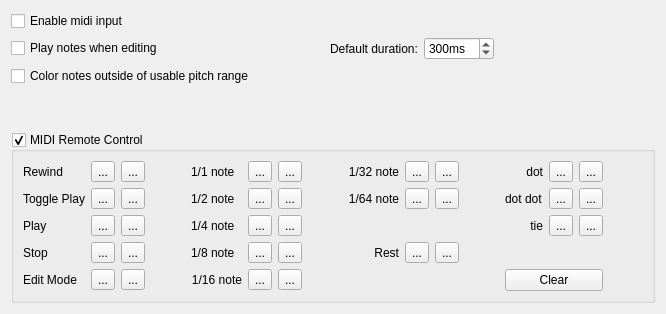
     <widget class="QWidget" name="tab4">
      <property name="accessibleName">
       <string/>
      </property>
      <attribute name="title">
       <string>Note Entry</string>
      </attribute>
      <layout class="QVBoxLayout" name="verticalLayout_2">
       <item>
        <widget class="QCheckBox" name="enableMidiInput">
         <property name="text">
          <string>Enable midi input</string>
         </property>
        </widget>
       </item>
       <item>
        <layout class="QHBoxLayout" name="horizontalLayout_4">
         <item>
          <widget class="QCheckBox" name="playNotes">
           <property name="text">
            <string>Play notes when editing</string>
           </property>
          </widget>
         </item>
         <item>
          <spacer name="horizontalSpacer_2">
           <property name="orientation">
            <enum>Qt::Horizontal</enum>
           </property>
           <property name="sizeHint" stdset="0">
            <size>
             <width>40</width>
             <height>20</height>
            </size>
           </property>
          </spacer>
         </item>
         <item>
          <widget class="QLabel" name="label_37">
           <property name="text">
            <string>Default duration:</string>
           </property>
          </widget>
         </item>
         <item>
          <widget class="QSpinBox" name="defaultPlayDuration">
           <property name="suffix">
            <string>ms</string>
           </property>
           <property name="minimum">
            <number>20</number>
           </property>
           <property name="maximum">
            <number>2000</number>
           </property>
           <property name="singleStep">
            <number>100</number>
           </property>
           <property name="value">
            <number>300</number>
           </property>
          </widget>
         </item>
         <item>
          <spacer name="horizontalSpacer_3">
           <property name="orientation">
            <enum>Qt::Horizontal</enum>
           </property>
           <property name="sizeHint" stdset="0">
            <size>
             <width>40</width>
             <height>20</height>
            </size>
           </property>
          </spacer>
         </item>
        </layout>
       </item>
       <item>
        <widget class="QCheckBox" name="warnPitchRange">
         <property name="text">
          <string>Color notes outside of usable pitch range</string>
         </property>
        </widget>
       </item>
       <item>
        <spacer>
         <property name="orientation">
          <enum>Qt::Vertical</enum>
         </property>
         <property name="sizeHint" stdset="0">
          <size>
           <width>20</width>
           <height>40</height>
          </size>
         </property>
        </spacer>
       </item>
       <item>
        <widget class="QGroupBox" name="rcGroup">
         <property name="toolTip">
          <string>enable midi remote control</string>
         </property>
         <property name="title">
          <string>MIDI Remote Control</string>
         </property>
         <property name="flat">
          <bool>true</bool>
         </property>
         <property name="checkable">
          <bool>true</bool>
         </property>
         <layout class="QGridLayout">
          <property name="margin">
           <number>9</number>
          </property>
          <property name="spacing">
           <number>6</number>
          </property>
          <item row="0" column="0">
           <widget class="QLabel" name="label_15">
            <property name="text">
             <string>Rewind</string>
            </property>
           </widget>
          </item>
          <item row="0" column="1">
           <widget class="GreendotButton" name="rewindActive">
            <property name="toolTip">
             <string>is active</string>
            </property>
            <property name="text">
             <string>...</string>
            </property>
           </widget>
          </item>
          <item row="0" column="2">
           <widget class="RecordButton" name="recordRewind">
            <property name="toolTip">
             <string>record</string>
            </property>
            <property name="text">
             <string>...</string>
            </property>
           </widget>
          </item>
          <item row="1" column="0">
           <widget class="QLabel" name="label_20">
            <property name="text">
             <string>Toggle Play</string>
            </property>
            <property name="alignment">
             <set>Qt::AlignRight|Qt::AlignTrailing|Qt::AlignVCenter</set>
            </property>
           </widget>
          </item>
          <item row="1" column="1">
           <widget class="GreendotButton" name="togglePlayActive">
            <property name="toolTip">
             <string>is active</string>
            </property>
            <property name="text">
             <string>...</string>
            </property>
           </widget>
          </item>
          <item row="1" column="2">
           <widget class="RecordButton" name="recordTogglePlay">
            <property name="toolTip">
             <string>record</string>
            </property>
            <property name="text">
             <string>...</string>
            </property>
           </widget>
          </item>
          <item row="0" column="15">
           <spacer name="horizontalSpacer_10">
            <property name="orientation">
             <enum>Qt::Horizontal</enum>
            </property>
            <property name="sizeHint" stdset="0">
             <size>
              <width>40</width>
              <height>20</height>
             </size>
            </property>
           </spacer>
          </item>
          <item row="0" column="4">
           <widget class="QLabel" name="label_14">
            <property name="text">
             <string>1/1 note</string>
            </property>
           </widget>
          </item>
          <item row="1" column="4">
           <widget class="QLabel" name="label_16">
            <property name="text">
             <string>1/2 note</string>
            </property>
           </widget>
          </item>
          <item row="0" column="5">
           <widget class="GreendotButton" name="rca2">
            <property name="text">
             <string>...</string>
            </property>
           </widget>
          </item>
          <item row="1" column="5">
           <widget class="GreendotButton" name="rca3">
            <property name="text">
             <string>...</string>
            </property>
           </widget>
          </item>
          <item row="0" column="6">
           <widget class="RecordButton" name="rcr2">
            <property name="text">
             <string>...</string>
            </property>
           </widget>
          </item>
          <item row="1" column="6">
           <widget class="RecordButton" name="rcr3">
            <property name="text">
             <string>...</string>
            </property>
           </widget>
          </item>
          <item row="2" column="4">
           <widget class="QLabel" name="label_39">
            <property name="text">
             <string>1/4 note</string>
            </property>
           </widget>
          </item>
          <item row="3" column="4">
           <widget class="QLabel" name="label_40">
            <property name="text">
             <string>1/8 note</string>
            </property>
           </widget>
          </item>
          <item row="3" column="8">
           <widget class="QLabel" name="label_44">
            <property name="text">
             <string>Rest</string>
            </property>
            <property name="alignment">
             <set>Qt::AlignRight|Qt::AlignTrailing|Qt::AlignVCenter</set>
            </property>
           </widget>
          </item>
          <item row="3" column="9">
           <widget class="GreendotButton" name="rca9">
            <property name="text">
             <string>...</string>
            </property>
           </widget>
          </item>
          <item row="2" column="5">
           <widget class="GreendotButton" name="rca4">
            <property name="text">
             <string>...</string>
            </property>
           </widget>
          </item>
          <item row="2" column="6">
           <widget class="RecordButton" name="rcr4">
            <property name="text">
             <string>...</string>
            </property>
           </widget>
          </item>
          <item row="3" column="5">
           <widget class="GreendotButton" name="rca5">
            <property name="text">
             <string>...</string>
            </property>
           </widget>
          </item>
          <item row="3" column="6">
           <widget class="RecordButton" name="rcr5">
            <property name="text">
             <string>...</string>
            </property>
           </widget>
          </item>
          <item row="0" column="12">
           <widget class="QLabel" name="label_45">
            <property name="text">
             <string>dot</string>
            </property>
            <property name="alignment">
             <set>Qt::AlignRight|Qt::AlignTrailing|Qt::AlignVCenter</set>
            </property>
           </widget>
          </item>
          <item row="1" column="12">
           <widget class="QLabel" name="label_46">
            <property name="text">
             <string>dot dot</string>
            </property>
           </widget>
          </item>
          <item row="2" column="12">
           <widget class="QLabel" name="label_47">
            <property name="text">
             <string>tie</string>
            </property>
            <property name="alignment">
             <set>Qt::AlignRight|Qt::AlignTrailing|Qt::AlignVCenter</set>
            </property>
           </widget>
          </item>
          <item row="0" column="13">
           <widget class="GreendotButton" name="rca10">
            <property name="text">
             <string>...</string>
            </property>
           </widget>
          </item>
          <item row="0" column="14">
           <widget class="RecordButton" name="rcr10">
            <property name="text">
             <string>...</string>
            </property>
           </widget>
          </item>
          <item row="1" column="13">
           <widget class="GreendotButton" name="rca11">
            <property name="text">
             <string>...</string>
            </property>
           </widget>
          </item>
          <item row="1" column="14">
           <widget class="RecordButton" name="rcr11">
            <property name="text">
             <string>...</string>
            </property>
           </widget>
          </item>
          <item row="2" column="13">
           <widget class="GreendotButton" name="rca12">
            <property name="text">
             <string>...</string>
            </property>
           </widget>
          </item>
          <item row="2" column="14">
           <widget class="RecordButton" name="rcr12">
            <property name="text">
             <string>...</string>
            </property>
           </widget>
          </item>
          <item row="3" column="10">
           <widget class="RecordButton" name="rcr9">
            <property name="text">
             <string>...</string>
            </property>
           </widget>
          </item>
          <item row="0" column="3">
           <spacer name="horizontalSpacer_11">
            <property name="orientation">
             <enum>Qt::Horizontal</enum>
            </property>
            <property name="sizeHint" stdset="0">
             <size>
              <width>40</width>
              <height>20</height>
             </size>
            </property>
           </spacer>
          </item>
          <item row="0" column="7">
           <spacer name="horizontalSpacer_12">
            <property name="orientation">
             <enum>Qt::Horizontal</enum>
            </property>
            <property name="sizeHint" stdset="0">
             <size>
              <width>40</width>
              <height>20</height>
             </size>
            </property>
           </spacer>
          </item>
          <item row="0" column="11">
           <spacer name="horizontalSpacer_13">
            <property name="orientation">
             <enum>Qt::Horizontal</enum>
            </property>
            <property name="sizeHint" stdset="0">
             <size>
              <width>40</width>
              <height>20</height>
             </size>
            </property>
           </spacer>
          </item>
          <item row="2" column="0">
           <widget class="QLabel" name="label_50">
            <property name="text">
             <string>Play</string>
            </property>
           </widget>
          </item>
          <item row="3" column="0">
           <widget class="QLabel" name="label_51">
            <property name="text">
             <string>Stop</string>
            </property>
           </widget>
          </item>
          <item row="2" column="1">
           <widget class="GreendotButton" name="playActive">
            <property name="toolTip">
             <string>is active</string>
            </property>
            <property name="text">
             <string>...</string>
            </property>
           </widget>
          </item>
          <item row="3" column="1">
           <widget class="GreendotButton" name="stopActive">
            <property name="toolTip">
             <string>is active</string>
            </property>
            <property name="text">
             <string>...</string>
            </property>
           </widget>
          </item>
          <item row="2" column="2">
           <widget class="RecordButton" name="recordPlay">
            <property name="toolTip">
             <string>record</string>
            </property>
            <property name="text">
             <string>...</string>
            </property>
           </widget>
          </item>
          <item row="3" column="2">
           <widget class="RecordButton" name="recordStop">
            <property name="toolTip">
             <string>record</string>
            </property>
            <property name="text">
             <string>...</string>
            </property>
           </widget>
          </item>
          <item row="4" column="0">
           <widget class="QLabel" name="label_52">
            <property name="text">
             <string>Edit Mode</string>
            </property>
           </widget>
          </item>
          <item row="4" column="1">
           <widget class="GreendotButton" name="editModeActive">
            <property name="toolTip">
             <string>is active</string>
            </property>
            <property name="text">
             <string>...</string>
            </property>
           </widget>
          </item>
          <item row="4" column="2">
           <widget class="RecordButton" name="recordEditMode">
            <property name="toolTip">
             <string>record</string>
            </property>
            <property name="text">
             <string>...</string>
            </property>
           </widget>
          </item>
          <item row="4" column="4">
           <widget class="QLabel" name="label_41">
            <property name="text">
             <string>1/16 note</string>
            </property>
            <property name="alignment">
             <set>Qt::AlignRight|Qt::AlignTrailing|Qt::AlignVCenter</set>
            </property>
           </widget>
          </item>
          <item row="4" column="5">
           <widget class="GreendotButton" name="rca6">
            <property name="text">
             <string>...</string>
            </property>
           </widget>
          </item>
          <item row="4" column="6">
           <widget class="RecordButton" name="rcr6">
            <property name="text">
             <string>...</string>
            </property>
           </widget>
          </item>
          <item row="0" column="9">
           <widget class="GreendotButton" name="rca7">
            <property name="text">
             <string>...</string>
            </property>
           </widget>
          </item>
          <item row="0" column="10">
           <widget class="RecordButton" name="rcr7">
            <property name="text">
             <string>...</string>
            </property>
           </widget>
          </item>
          <item row="0" column="8">
           <widget class="QLabel" name="label_42">
            <property name="text">
             <string>1/32 note</string>
            </property>
            <property name="alignment">
             <set>Qt::AlignRight|Qt::AlignTrailing|Qt::AlignVCenter</set>
            </property>
           </widget>
          </item>
          <item row="1" column="8">
           <widget class="QLabel" name="label_43">
            <property name="text">
             <string>1/64 note</string>
            </property>
            <property name="alignment">
             <set>Qt::AlignRight|Qt::AlignTrailing|Qt::AlignVCenter</set>
            </property>
           </widget>
          </item>
          <item row="1" column="9">
           <widget class="GreendotButton" name="rca8">
            <property name="text">
             <string>...</string>
            </property>
           </widget>
          </item>
          <item row="1" column="10">
           <widget class="RecordButton" name="rcr8">
            <property name="text">
             <string>...</string>
            </property>
           </widget>
          </item>
          <item row="4" column="12" colspan="3">
           <widget class="QPushButton" name="midiRemoteControlClear">
            <property name="text">
             <string>Clear</string>
            </property>
           </widget>
          </item>
         </layout>
        </widget>
       </item>
      </layout>
     </widget>
